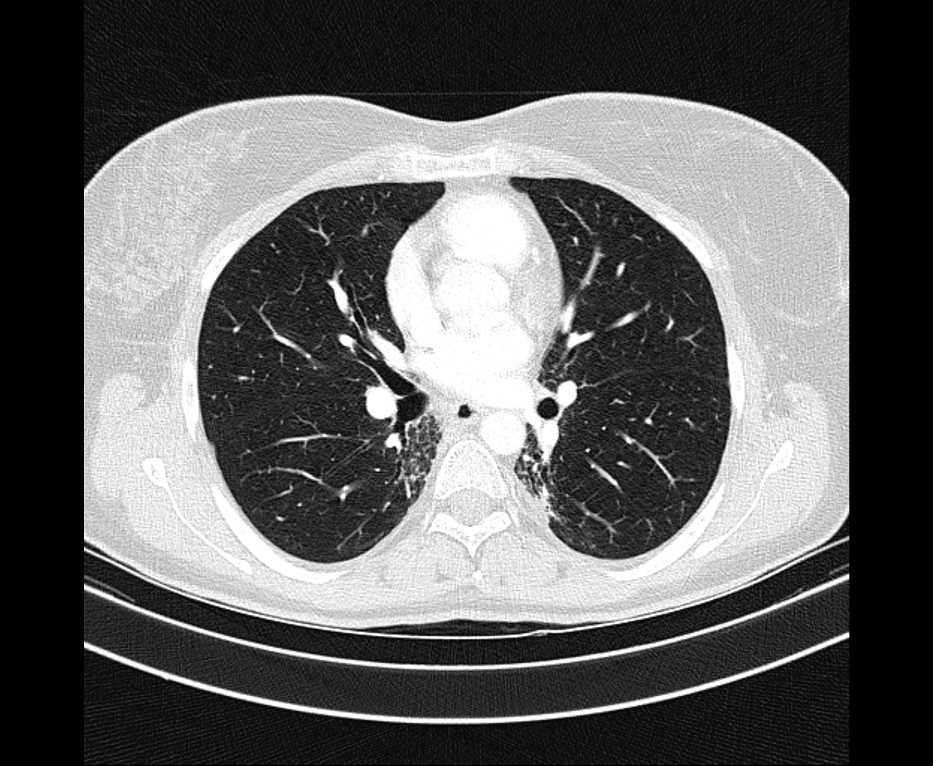
#> input picture case_08_image.jpg, 933 x 766 px
$ python ct_step3_lung_mask.py
#> lines starting #> are read from the running program, lines starting #| are printed output that depends on the picture; after the words box and inside, x2 and y2 are one past the last pixel; in counts of white or black regions, pixels touching at a corner belong together; long printed decimals are rounded
import cv2
import numpy as np
import matplotlib.pyplot as plt

# =========================
# LOADING THE IMAGE
# =========================
img = cv2.imread("case_08_image.jpg")   # <-- change file name here
#> img is the input picture: shape (766, 933, 3); min 0, max 255, mean 95.5

if img is None:
    raise FileNotFoundError("Could not load image. Check file name and path.")

gray = cv2.cvtColor(img, cv2.COLOR_BGR2GRAY)

# =========================
# STEP 1: BLUR
# =========================
blur = cv2.GaussianBlur(gray, (5, 5), 0)

# =========================
# STEP 2: THRESHOLD
# lungs are darker than surrounding soft tissue
# =========================
_, thresh = cv2.threshold(
    blur, 0, 255, cv2.THRESH_BINARY_INV + cv2.THRESH_OTSU
)
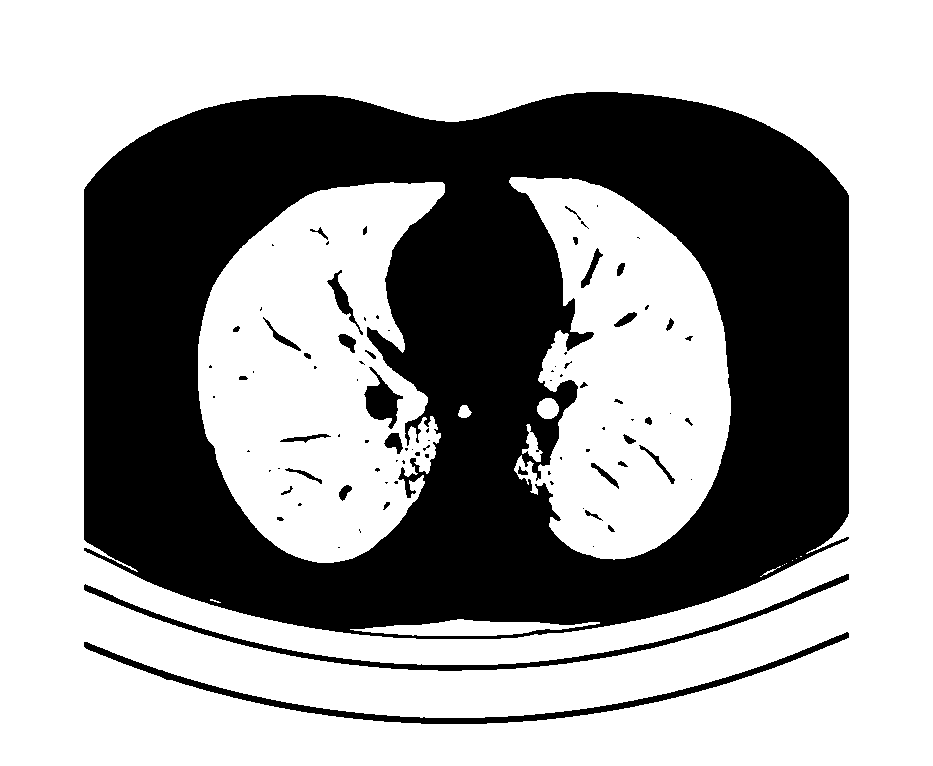
#> thresh: shape (766, 933); 62.7% white; 90 black regions (51 under 20 px), largest, box (x1, y1, x2, y2) and area: (84, 92, 849, 639) 253271, (84, 632, 849, 724) 4796, (84, 574, 849, 671) 4164

# =========================
# STEP 3: CONNECTED COMPONENTS
# =========================
num_labels, labels, stats, centroids = cv2.connectedComponentsWithStats(thresh, connectivity=8)
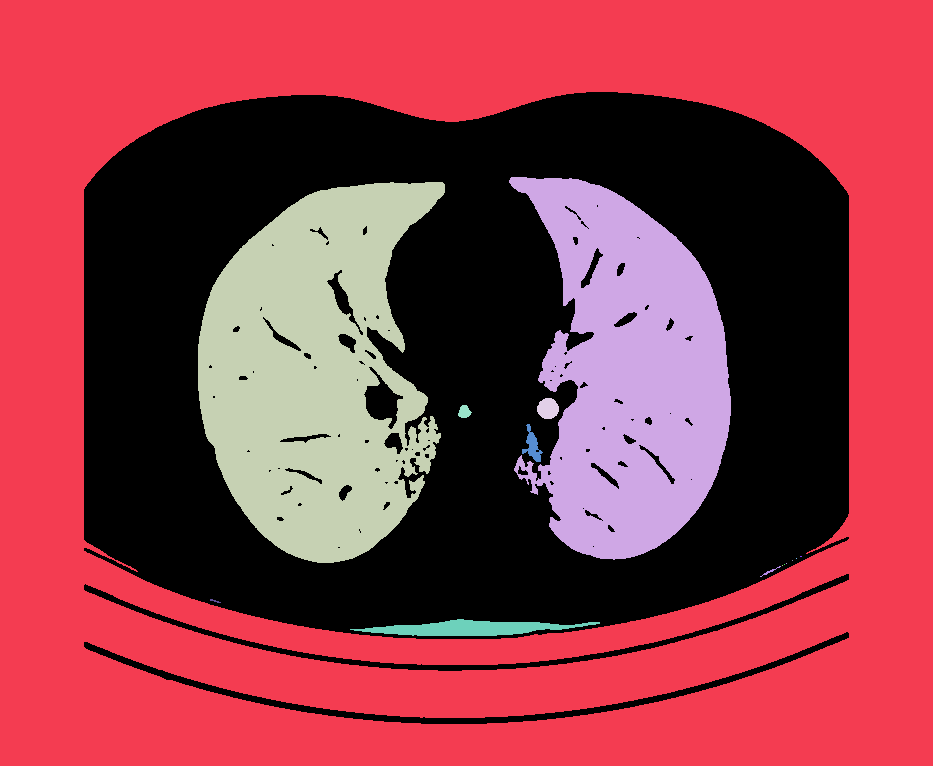
#> labels: shape (766, 933) int32; 16 distinct labels, from 0 to 15; one colour per label, 0 black
#> num_labels = 16; stats = 16 rows, first 6: [84, 92, 765, 632, 266826], [0, 0, 933, 766, 327882], [509, 177, 222, 383, 53879], [198, 182, 247, 381, 62879], [537, 398, 22, 21, 362], [458, 405, 14, 13, 128]; centroids = 16 rows, first 8: [466, 363.9], [468.2, 398.8], [629.2, 374.8], [313.9, 373.1], [547.6, 408.2], [464, 411.5], [532.1, 445.5], [800.5, 556]

mask = np.zeros_like(gray)

h, w = gray.shape
image_area = h * w

# =========================
# STEP 4: SELECT LUNG-LIKE COMPONENTS
# =========================
for label in range(1, num_labels):  # skip background 0
    area = stats[label, cv2.CC_STAT_AREA]
    x = stats[label, cv2.CC_STAT_LEFT]
    y = stats[label, cv2.CC_STAT_TOP]
    bw = stats[label, cv2.CC_STAT_WIDTH]
    bh = stats[label, cv2.CC_STAT_HEIGHT]
    cx, cy = centroids[label]

    # reject tiny noise
    if area < 300:
        continue

    # reject huge body/background-sized blobs
    if area > 0.25 * image_area:
        continue

    # reject components too close to image border
    if x <= 5 or y <= 5 or (x + bw) >= w - 5 or (y + bh) >= h - 5:
        continue

    # keep only components roughly in thoracic region
    if cy < 0.15 * h or cy > 0.85 * h:
        continue

    # keep left/right central-ish structures
    if cx < 0.10 * w or cx > 0.90 * w:
        continue

    mask[labels == label] = 255
#> this loop made 15 passes
#> (area, x, y, bw, bh, cx, cy) on passes 1, 2, 3, 4, 5, 6, 13, 15: (327882, 0, 0, 933, 766, 468.2, 398.8), (53879, 509, 177, 222, 383, 629.2, 374.8), (62879, 198, 182, 247, 381, 313.9, 373.1), (362, 537, 398, 22, 21, 547.6, 408.2), (128, 458, 405, 14, 13, 464, 411.5), (328, 522, 424, 21, 38, 532.1, 445.5), (35, 760, 566, 21, 11, 769.7, 571), (2334, 350, 619, 250, 17, 469.5, 628)
#> mask: shape (766, 933); 16.8% white; 5 white regions, box (x1, y1, x2, y2) and area: (198, 182, 445, 563) 62879, (509, 177, 731, 560) 53879, (350, 619, 600, 636) 2334, (537, 398, 559, 419) 362, (522, 424, 543, 462) 328

# =========================
# STEP 5: MORPHOLOGY CLEANUP
# =========================
kernel_close = np.ones((7, 7), np.uint8)
kernel_open = np.ones((3, 3), np.uint8)

mask = cv2.morphologyEx(mask, cv2.MORPH_CLOSE, kernel_close)
#> mask: shape (766, 933); 17.3% white; 3 white regions, box (x1, y1, x2, y2) and area: (198, 182, 445, 563) 65070, (509, 177, 731, 560) 56530, (350, 619, 600, 636) 2342
mask = cv2.morphologyEx(mask, cv2.MORPH_OPEN, kernel_open)
#> mask: shape (766, 933); 17.3% white; 3 white regions, box (x1, y1, x2, y2) and area: (198, 182, 445, 563) 65069, (509, 177, 731, 559) 56521, (362, 619, 596, 636) 2314

# =========================
# STEP 6: KEEP ONLY 2 BIGGEST COMPONENTS
# =========================
num_labels2, labels2, stats2, _ = cv2.connectedComponentsWithStats(mask, connectivity=8)
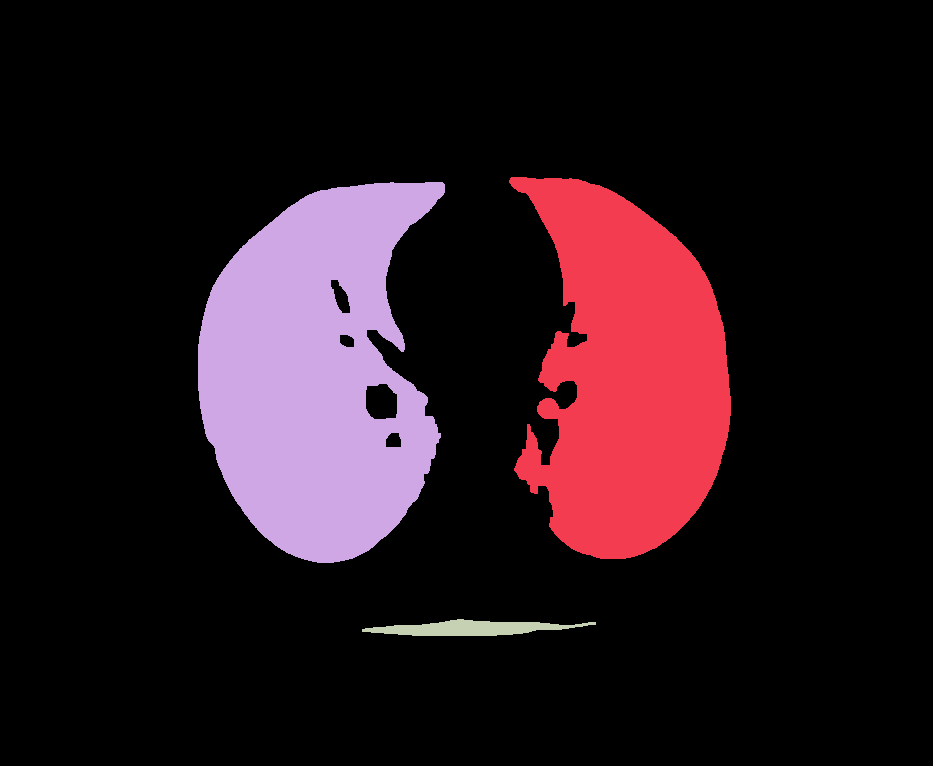
#> labels2: shape (766, 933) int32; 4 distinct labels, from 0 to 3; one colour per label, 0 black
#> num_labels2 = 4; stats2 = [[0, 0, 933, 766, 590774], [509, 177, 222, 382, 56521], [198, 182, 247, 381, 65069], [362, 619, 234, 17, 2314]]

if num_labels2 > 1:
    component_areas = []
    for label in range(1, num_labels2):
        area = stats2[label, cv2.CC_STAT_AREA]
        component_areas.append((label, area))
#> this loop made 3 passes
#> area on passes 1 to 3: 56521, 65069, 2314
#> after the loop, component_areas = [(1, 56521), (2, 65069), (3, 2314)]

    component_areas = sorted(component_areas, key=lambda x: x[1], reverse=True)
#> component_areas = [(2, 65069), (1, 56521), (3, 2314)]

    final_mask = np.zeros_like(mask)
    for label, area in component_areas[:2]:
        final_mask[labels2 == label] = 255
#> this loop made 2 passes
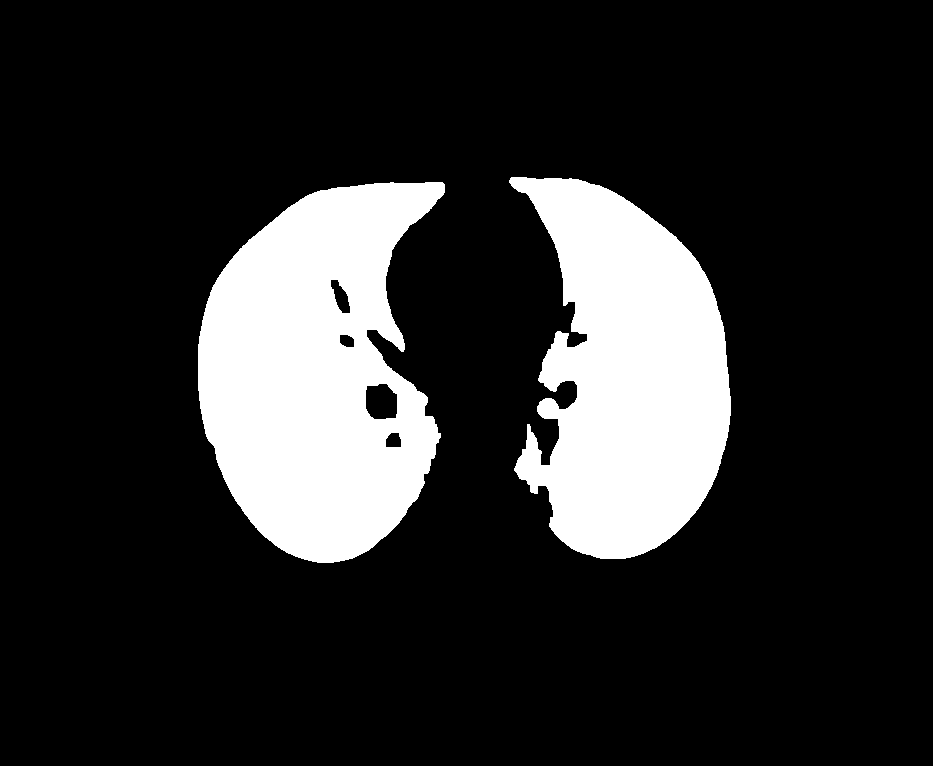
#> final_mask: shape (766, 933); 17% white; 2 white regions, box (x1, y1, x2, y2) and area: (198, 182, 445, 563) 65069, (509, 177, 731, 559) 56521

    mask = final_mask

# =========================
# STEP 7: APPLY MASK
# =========================
lung_only = cv2.bitwise_and(gray, gray, mask=mask)
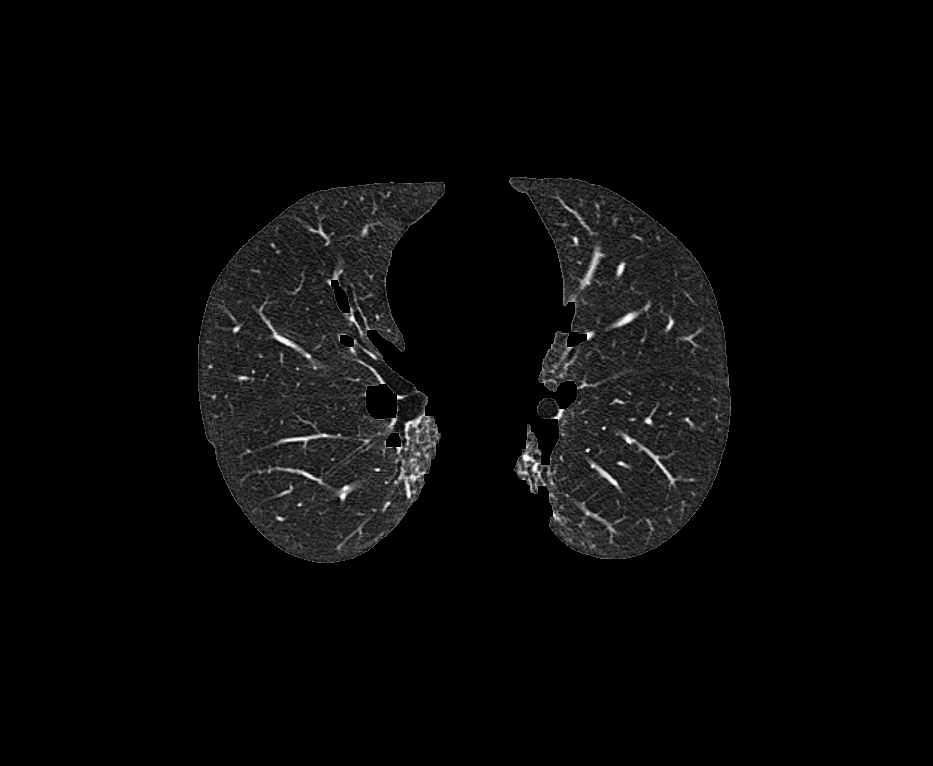
#> lung_only: shape (766, 933); min 0, max 255, mean 8.5

# =========================
# STEP 8: EXTRACT SIGNALS
# =========================
disease_map = lung_only / 255.0
lung_pixels = disease_map[mask > 0]

if len(lung_pixels) == 0:
    print("Segmentation failed: no lung pixels found.")

    plt.figure(figsize=(12, 5))

    plt.subplot(1, 3, 1)
    plt.title("Gray")
    plt.imshow(gray, cmap="gray")
    plt.axis("off")

    plt.subplot(1, 3, 2)
    plt.title("Threshold")
    plt.imshow(thresh, cmap="gray")
    plt.axis("off")

    plt.subplot(1, 3, 3)
    plt.title("Mask")
    plt.imshow(mask, cmap="gray")
    plt.axis("off")

    plt.tight_layout()
    plt.show()
    exit()

severity = np.mean(lung_pixels)
#> severity = 0.197
texture = np.std(lung_pixels)
#> texture = 0.124
high_density_ratio = np.sum(lung_pixels > 0.6) / len(lung_pixels)
#> high_density_ratio = 0.0219

print("Disease Severity:", severity)
#| Disease Severity: 0.197
print("Texture:", texture)
#| Texture: 0.1242
print("High Density Ratio:", high_density_ratio)
#| High Density Ratio: 0.02192

# =========================
# DISPLAY
# =========================
plt.figure(figsize=(15, 5))

plt.subplot(1, 3, 1)
plt.title("Cleaned CT")
plt.imshow(gray, cmap="gray")
plt.axis("off")

plt.subplot(1, 3, 2)
plt.title("Lung Mask")
plt.imshow(mask, cmap="gray")
plt.axis("off")

plt.subplot(1, 3, 3)
plt.title("Lung Region Only")
plt.imshow(lung_only, cmap="gray")
plt.axis("off")

plt.tight_layout()
plt.show()

$ run again, with case_01_image.jpg copied over case_08_image.jpg
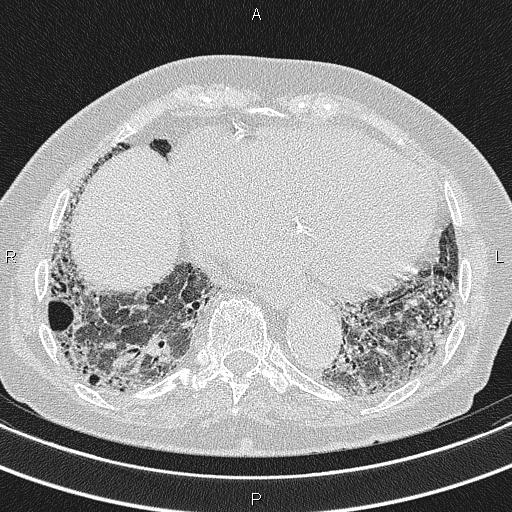
#> input picture case_01_image.jpg, 512 x 512 px
#> img is the input picture: shape (512, 512, 3); min 0, max 255, mean 142.4
#> thresh: shape (512, 512); 36.7% white; 127 white regions (79 under 20 px), largest, box (x1, y1, x2, y2) and area: (0, 0, 512, 201) 48960, (0, 426, 512, 512) 17888, (0, 322, 512, 476) 12287
#> `num_labels, labels, stats, centroids = cv2.connectedComponentsWithStat..`:
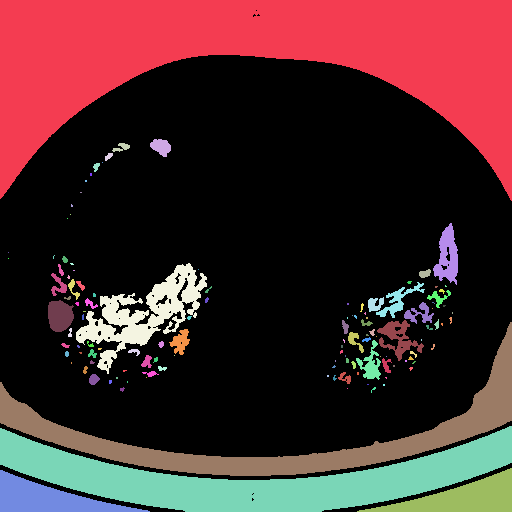
#> labels: shape (512, 512) int32; 128 distinct labels, from 0 to 127; one colour per label, 0 black
#> num_labels = 128; stats = 128 rows, first 6: [0, 10, 512, 502, 166040], [0, 0, 512, 201, 48960], [150, 139, 21, 18, 254], [112, 143, 18, 9, 85], [105, 153, 8, 8, 39], [93, 163, 7, 9, 39]; centroids = 128 pairs, first value 8 to 462.5, second value 56.15 to 498.3
#> the loop `for label in range(1, num_labels):` made 127 passes
#> (area, x, y, bw, bh, cx, cy) on passes 1, 2, 3, 4, 5, 13, 16, 19: (48960, 0, 0, 512, 201, 254.5, 56.15), (254, 150, 139, 21, 18, 160.7, 146.4), (85, 112, 143, 18, 9, 121.3, 147), (39, 105, 153, 8, 8, 108.3, 156.1), (39, 93, 163, 7, 9, 95.9, 166.4), (885, 433, 223, 25, 62, 447.2, 256), (29, 62, 256, 6, 7, 64.52, 259.2), (4688, 76, 263, 131, 111, 142.5, 313.3)
#> labels2: shape (512, 512) int32; 5 distinct labels, from 0 to 4
#> num_labels2 = 5; stats2 = [[0, 0, 512, 512, 252580], [433, 224, 25, 59, 967], [76, 264, 131, 107, 5821], [356, 283, 68, 96, 2116], [48, 301, 26, 31, 660]]
#> the loop `for label in range(1, num_labels2):` made 4 passes
#> area on passes 1 to 4: 967, 5821, 2116, 660
#> after the loop `for label in range(1, num_labels2):`: component_areas = [(1, 967), (2, 5821), (3, 2116), (4, 660)]
#> `component_areas = sorted(component_areas, key=lambda x: x[1], reverse=..`: component_areas = [(2, 5821), (3, 2116), (1, 967), (4, 660)]
#> the loop `for label, area in component_areas[:2]:` made 2 passes
#> `lung_only = cv2.bitwise_and(gray, gray, mask=mask)`:
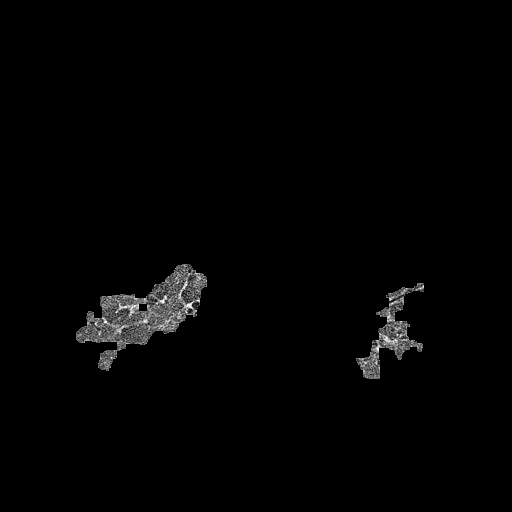
#> lung_only: shape (512, 512); min 0, max 255, mean 3.2
#> lung_pixels = 7937 values, max 1 at index 1999, min 0.00784 at index 1767, mean 0.42
#> severity = 0.42
#> texture = 0.157
#> high_density_ratio = 0.117
#| Disease Severity: 0.4201
#| Texture: 0.1568
#| High Density Ratio: 0.1168
